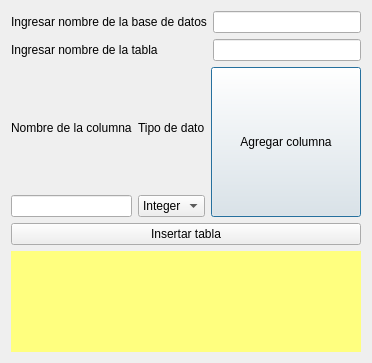
<?xml version="1.0" encoding="UTF-8"?>
<ui version="4.0">
 <class>Dialog</class>
 <widget class="QDialog" name="Dialog">
  <property name="geometry">
   <rect>
    <x>0</x>
    <y>0</y>
    <width>362</width>
    <height>363</height>
   </rect>
  </property>
  <property name="windowTitle">
   <string>Dialog</string>
  </property>
  <layout class="QGridLayout" name="gridLayout">
   <item row="0" column="0">
    <layout class="QVBoxLayout" name="verticalLayout_5">
     <item>
      <layout class="QHBoxLayout" name="horizontalLayout">
       <item>
        <layout class="QVBoxLayout" name="verticalLayout">
         <item>
          <widget class="QLabel" name="label_1">
           <property name="text">
            <string>Ingresar nombre de la base de datos</string>
           </property>
          </widget>
         </item>
         <item>
          <widget class="QLabel" name="label_2">
           <property name="text">
            <string>Ingresar nombre de la tabla</string>
           </property>
          </widget>
         </item>
        </layout>
       </item>
       <item>
        <layout class="QVBoxLayout" name="verticalLayout_2">
         <item>
          <widget class="QLineEdit" name="lineEditDBName"/>
         </item>
         <item>
          <widget class="QLineEdit" name="lineEditTableName"/>
         </item>
        </layout>
       </item>
      </layout>
     </item>
     <item>
      <layout class="QHBoxLayout" name="horizontalLayout_2">
       <item>
        <layout class="QVBoxLayout" name="verticalLayout_3">
         <item>
          <widget class="QLabel" name="label_3">
           <property name="text">
            <string>Nombre de la columna</string>
           </property>
          </widget>
         </item>
         <item>
          <widget class="QLineEdit" name="lineEditColumnName"/>
         </item>
        </layout>
       </item>
       <item>
        <layout class="QVBoxLayout" name="verticalLayout_4">
         <item>
          <widget class="QLabel" name="label_4">
           <property name="text">
            <string>Tipo de dato</string>
           </property>
          </widget>
         </item>
         <item>
          <widget class="QComboBox" name="comboBox">
           <item>
            <property name="text">
             <string>Integer</string>
            </property>
           </item>
          </widget>
         </item>
        </layout>
       </item>
       <item>
        <widget class="QPushButton" name="pushButtonAddColumn">
         <property name="minimumSize">
          <size>
           <width>150</width>
           <height>150</height>
          </size>
         </property>
         <property name="text">
          <string>Agregar columna</string>
         </property>
         <property name="default">
          <bool>false</bool>
         </property>
         <property name="flat">
          <bool>false</bool>
         </property>
        </widget>
       </item>
      </layout>
     </item>
     <item>
      <widget class="QPushButton" name="pushButtonCreateTable">
       <property name="text">
        <string>Insertar tabla</string>
       </property>
      </widget>
     </item>
     <item>
      <widget class="QLabel" name="labelResponse">
       <property name="minimumSize">
        <size>
         <width>0</width>
         <height>100</height>
        </size>
       </property>
       <property name="maximumSize">
        <size>
         <width>16777215</width>
         <height>200</height>
        </size>
       </property>
       <property name="styleSheet">
        <string notr="true">background-color: rgb(255, 255, 127);</string>
       </property>
       <property name="text">
        <string/>
       </property>
      </widget>
     </item>
    </layout>
   </item>
  </layout>
 </widget>
 <resources/>
 <connections/>
</ui>
